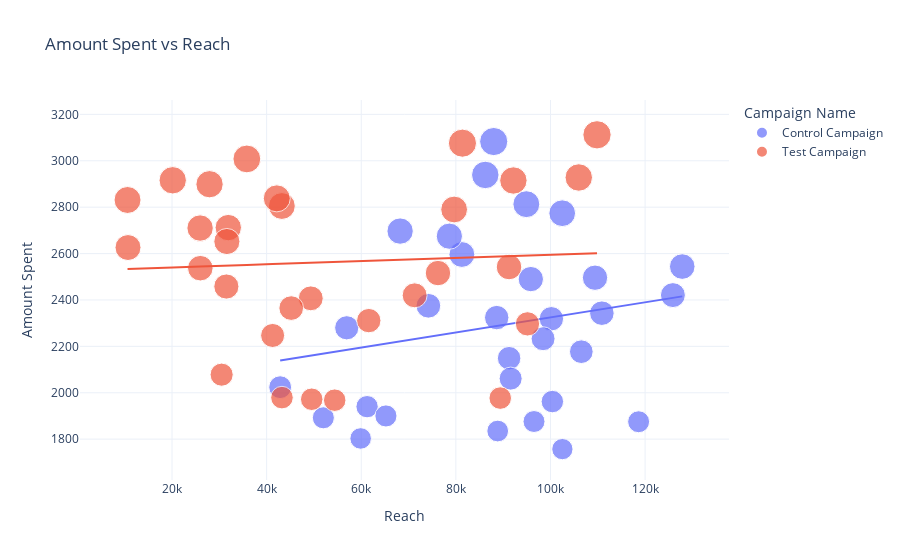

This figure's notebook cell:
### Markdown cell above
From this chart we can see that the amount spent on both the campaign is similar, but the number of impressions on the the control campaign is higher.
#### Control campaign win 1

### Code cell
figure = px.scatter(data, y='Amount Spent', x='Reach',
                   title='Amount Spent vs Reach',
                   color='Campaign Name',
                   trendline="ols",
                   size='Amount Spent')
figure.show()

### Figure 1 — Plotly figure (JSON) as saved in the notebook; plotly's stock layout.template omitted (floating-point values rounded to 4 significant figures)
{"data": [{"hovertemplate": "Campaign Name=Control Campaign<br>Reach=%{x}<br>Amount Spent=%{marker.size}<extra></extra>", "legendgroup": "Control Campaign", "marker": {"color": "#636efa", "size": [2280, 2149, 2490, 2319, 2697, 1875, 2774, 2024, 2177, 1876, 2596, 1757, 2675, 1803, 2939, 2496, 1892, 1962, 2233, 2061, 2421, 2375, 2343, 2324, 1940, 1835, 3083, 2544, 1900, 2813], "sizemode": "area", "sizeref": 7.78, "symbol": "circle"}, "mode": "markers", "name": "Control Campaign", "orientation": "v", "showlegend": true, "type": "scatter", "x": [56930, 91257, 95843, 100189, 68214, 118632, 102479, 42859, 106518, 96518, 81268, 102513, 78625, 59873, 86218, 109413, 51987, 100398, 98432, 91579, 125874, 74192, 110862, 88632, 61235, 88840.0, 87998, 127852, 65217, 94896], "xaxis": "x", "y": [2280, 2149, 2490, 2319, 2697, 1875, 2774, 2024, 2177, 1876, 2596, 1757, 2675, 1803, 2939, 2496, 1892, 1962, 2233, 2061, 2421, 2375, 2343, 2324, 1940, 1835, 3083, 2544, 1900, 2813], "yaxis": "y"}, {"hovertemplate": "<b>OLS trendline</b><br>Amount Spent = 0.00325646 * Reach + 1999.11<br>R<sup>2</sup>=0.036168<br><br>Campaign Name=Control Campaign<br>Reach=%{x}<br>Amount Spent=%{y} <b>(trend)</b><extra></extra>", "legendgroup": "Control Campaign", "marker": {"color": "#636efa", "symbol": "circle"}, "mode": "lines", "name": "Control Campaign", "showlegend": false, "type": "scatter", "x": [42859, 51987, 56930, 59873, 61235, 65217, 68214, 74192, 78625, 81268, 86218, 87998, 88632, 88840.0, 91257, 91579, 94896, 95843, 96518, 98432, 100189, 100398, 102479, 102513, 106518, 109413, 110862, 118632, 125874, 127852], "xaxis": "x", "y": [2139.0, 2168.0, 2185.0, 2194.0, 2199.0, 2211.0, 2221.0, 2241.0, 2255.0, 2264.0, 2280.0, 2286.0, 2288.0, 2288.0, 2296.0, 2297.0, 2308.0, 2311.0, 2313.0, 2320.0, 2325.0, 2326.0, 2333.0, 2333.0, 2346.0, 2355.0, 2360.0, 2385.0, 2409.0, 2415.0], "yaxis": "y"}, {"hovertemplate": "Campaign Name=Test Campaign<br>Reach=%{x}<br>Amount Spent=%{marker.size}<extra></extra>", "legendgroup": "Test Campaign", "marker": {"color": "#EF553B", "size": [3008, 2790, 2420, 2831, 1972, 2537, 2516, 3076, 1968, 1979, 2626, 2542, 2712, 3112, 2899, 2407, 2078, 2928, 2311, 2915, 2247, 2805, 2365, 1977, 2710, 2297, 2458, 2838, 2916, 2652], "sizemode": "area", "sizeref": 7.78, "symbol": "circle"}, "mode": "markers", "name": "Test Campaign", "orientation": "v", "showlegend": true, "type": "scatter", "x": [35820, 79632, 71286, 10598, 49531, 25982, 76219, 81389, 54389, 43241, 10698, 91236, 31893, 109834, 27932, 49329, 30489, 105978, 61589, 92159, 41267, 43219, 45198, 89380, 25937, 95138, 31489, 42148, 20149, 31598], "xaxis": "x", "y": [3008, 2790, 2420, 2831, 1972, 2537, 2516, 3076, 1968, 1979, 2626, 2542, 2712, 3112, 2899, 2407, 2078, 2928, 2311, 2915, 2247, 2805, 2365, 1977, 2710, 2297, 2458, 2838, 2916, 2652], "yaxis": "y"}, {"hovertemplate": "<b>OLS trendline</b><br>Amount Spent = 0.000677204 * Reach + 2526.84<br>R<sup>2</sup>=0.003128<br><br>Campaign Name=Test Campaign<br>Reach=%{x}<br>Amount Spent=%{y} <b>(trend)</b><extra></extra>", "legendgroup": "Test Campaign", "marker": {"color": "#EF553B", "symbol": "circle"}, "mode": "lines", "name": "Test Campaign", "showlegend": false, "type": "scatter", "x": [10598, 10698, 20149, 25937, 25982, 27932, 30489, 31489, 31598, 31893, 35820, 41267, 42148, 43219, 43241, 45198, 49329, 49531, 54389, 61589, 71286, 76219, 79632, 81389, 89380, 91236, 92159, 95138, 105978, 109834], "xaxis": "x", "y": [2534.0, 2534.0, 2540.0, 2544.0, 2544.0, 2546.0, 2547.0, 2548.0, 2548.0, 2548.0, 2551.0, 2555.0, 2555.0, 2556.0, 2556.0, 2557.0, 2560.0, 2560.0, 2564.0, 2569.0, 2575.0, 2578.0, 2581.0, 2582.0, 2587.0, 2589.0, 2589.0, 2591.0, 2599.0, 2601.0], "yaxis": "y"}], "layout": {"legend": {"itemsizing": "constant", "title": {"text": "Campaign Name"}, "tracegroupgap": 0}, "title": {"text": "Amount Spent vs Reach"}, "xaxis": {"anchor": "y", "domain": [0, 1], "title": {"text": "Reach"}}, "yaxis": {"anchor": "x", "domain": [0, 1], "title": {"text": "Amount Spent"}}}}
